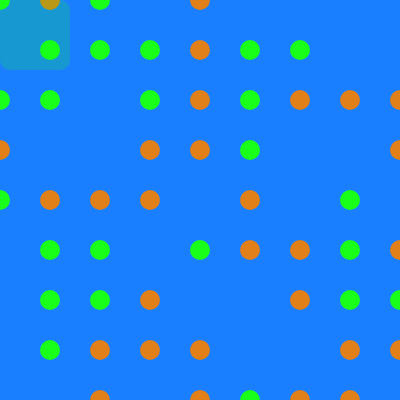
Frame 1 (no input)
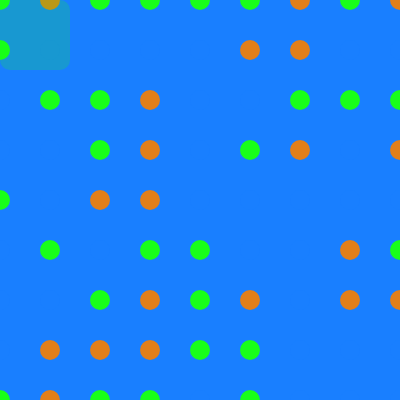
Frame 60 (no input)
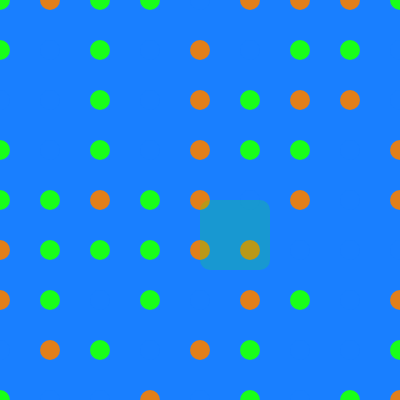
Frame 120 (the mouse pressed at the canvas centre since frame 60)

The p5.js sketch that drew these frames (run headless with seeded random() and noise() and a simulated clock; from frame 60 on, the mouse is pressed at the canvas centre):

// p5.js sketch
// ── sketch.js
/*
DMS110 - for() loops

syntax:
for (initialization; condition; update) {
  //statement
}

usage:
for (let i = 0; i < 10; i++) {
  print(i);
}
will print the numbers 0 - 9 to the console, and stop


*/
let colors = [
  {
    r: 25,
    g: 127,
    b: 255,
  },
  {
    r: 225,
    g: 127,
    b: 25,
  },
  {
    r: 25,
    g: 255,
    b: 25,
  },
];

function setup() {
  createCanvas(400, 400);
  noStroke();
}

function draw() {
  background(colors[0].r, colors[0].g, colors[0].b);
  for (let x = 0; x <= width; x += 50) {
    for (let y = 0; y <= height; y += 50) {
      let i = floor(random(colors.length));
      fill(colors[i].r, colors[i].g, colors[i].b);
      ellipse(x, y, 20);
    }
  }
  fill(colors[2].r, colors[2].g, colors[2].b, 50);
  rect(mouseX, mouseY, 70, 70, 10);
}
